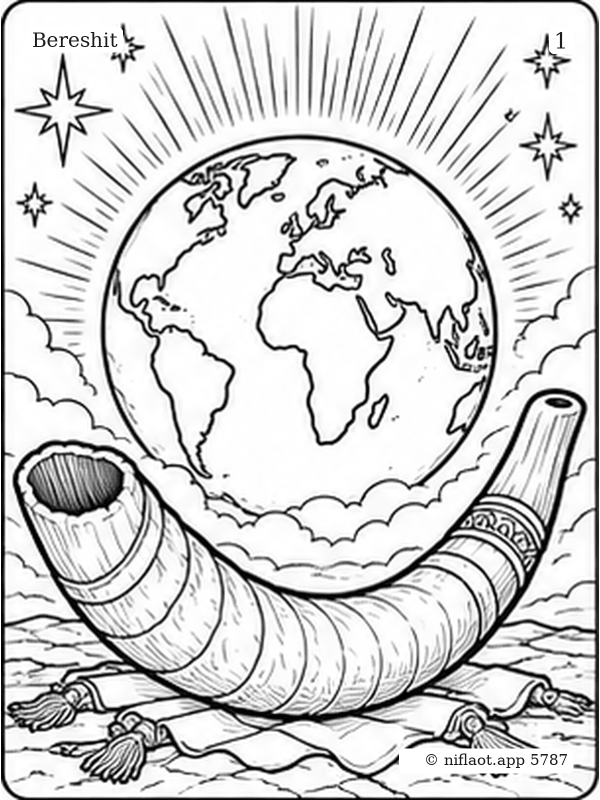
#> input picture src/lessons/01-baal-haturim-bereshit/memo/01.png, 1200 x 1600 px (shown at 1/2 size)
$ python -i memo-frame.py   (imports and definitions only)
#> lines starting #> are read from the running program, lines starting #| are printed output that depends on the picture; after the words box and inside, x2 and y2 are one past the last pixel; in counts of white or black regions, pixels touching at a corner belong together
#!/usr/bin/env python3
"""
Memo pictures → src/lessons/<lesson>/memo/NN.png: one size (1200×1600, portrait 3:4), white background,
and the three captions on every picture: the portion (top left), the number (top right), © (bottom right).

  # 12 separate files 01.png … 12.png (any size, portrait 3:4):
  python3 scripts/memo-frame.py <dir> src/lessons/01-baal-haturim-bereshit/memo Bereshit
  # or one sheet of 12 panels, 4 columns × 3 rows or 3 columns × 4 rows (or rows of different length, 4 + 5 + 3),
  # each with its own frame line:
  python3 scripts/memo-frame.py --sheet <sheet.png> src/lessons/01-baal-haturim-bereshit/memo Bereshit

Saved as 32-level grayscale PNG (line art). Needs Pillow and numpy.

  # the same pictures in colour for the screen (the game online; print keeps the line art):
  python3 scripts/memo-frame.py --color <dir> src/lessons/07-baal-haturim-lech-lecha/memo 'Lech Lecha'
  → memo/color/NN.webp, 600×800
"""
import sys
from pathlib import Path

import numpy as np
from PIL import Image, ImageDraw, ImageFont

FONT = '/usr/share/fonts/truetype/dejavu/DejaVuSerif.ttf'
FONT_I = '/usr/share/fonts/truetype/dejavu/DejaVuSerif-Italic.ttf'


# [5 lines left out: function font, not called in this run]


def lines(dark: np.ndarray, axis: int) -> list[int]:
    """Positions of the panels' frame lines along an axis: the long dark lines, merged (two per panel)."""
    counts = dark.sum(axis=axis)
    idx = [i for i in np.argsort(-counts) if counts[i] > dark.shape[axis] * 0.6]
    picked: list[int] = []
    for i in sorted(idx):
        if not picked or i - picked[-1] > 3:
            picked.append(int(i))
    # a sheet cropped right at the outer frame: its edges are the outer lines
    size = dark.shape[1 - axis]
    if not picked or picked[0] > size * 0.03:
        picked.insert(0, 0)
    if picked[-1] < size * 0.97:
        picked.append(size - 1)
    return picked


def panels(sheet: Path) -> list[Image.Image]:
    """The 12 panels of a sheet, row by row: the white gutters between the frames — rows across the whole sheet, then the
    panels inside each row (so rows of different length work too: 4 + 5 + 3); a sheet without gutters — by its frame lines."""
    im = Image.open(sheet).convert('RGB')
#> im is the input picture: PIL image 1200x1600 RGB; min 2, max 255, mean 211.5
    dark = np.array(im.convert('L')) < 100
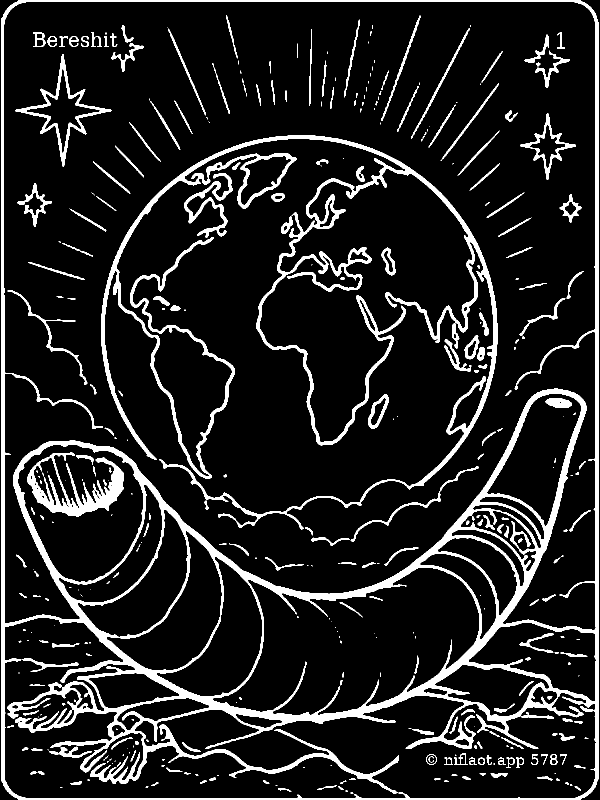
#> dark: shape (1600, 1200) bool (shown at 1/2 size); 11.9% white; 369 white regions (150 under 20 px), largest, box (x1, y1, x2, y2) and area: (2, 0, 1198, 1600) 123795, (203, 270, 995, 1059) 48397, (54, 905, 248, 1034) 7972
    out = [im.crop((x0, y0, x1, y1)) for y0, y1 in gutters(dark, 1) for x0, x1 in gutters(dark[y0:y1], 0)]
#> in gutters, `counts = dark.sum(axis=axis)`: counts = 1600 values, max 1131 at index 3, min 15 at index 24, mean 142.5
#> the loop in gutters, `for i, v in enumerate(list(ink) + [False]):` made 1601 passes
#> after the loop in gutters, `for i, v in enumerate(list(ink) + [False]):`: runs = [(0, 1600)]
#> the loop in gutters (call 2), `for i, v in enumerate(list(ink) + [False]):` made 1201 passes
#> out = 1 item
    if len(out) == 12:
        return out
    xs = lines(dark, 0)
#> in lines, `counts = dark.sum(axis=axis)`: counts = 1200 values, max 1544 at index 7, min 0 at index 0, mean 189.9
#> in lines, `idx = [i for i in np.argsort(-counts) if counts[i] > dark.shape[axis] ..`: idx = [7, 1192, 6, 1191, 5, 1193, 4, 3, 1194, 2, 1195, 1196, 1197, 8]
#> the loop in lines, `for i in sorted(idx):` made 14 passes
#> i on passes 1 to 12: 2, 3, 4, 5, 6, 7, 8, 1191, 1192, 1193, 1194, 1195
#> after the loop in lines, `for i in sorted(idx):`: picked = [2, 6, 1191, 1195]
#> xs = [2, 6, 1191, 1195]
    ys = lines(dark, 1)
#> the loop in lines (call 2), `for i in sorted(idx):` made 8 passes
#> ys = [0, 1596]
    cols, rows = len(xs) // 2, len(ys) // 2
#> cols = 2; rows = 1
    if len(xs) % 2 or len(ys) % 2 or (cols, rows) not in ((4, 3), (3, 4)):
#> (the run stopped early here; a loop or call above may not have finished)

$ run again, on src/lessons/01-baal-haturim-bereshit/memo/02.png
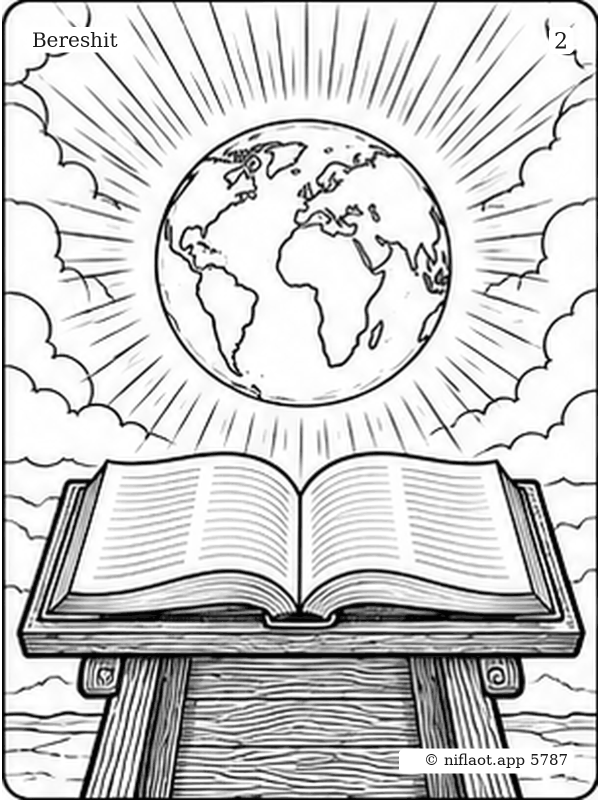
#> input picture src/lessons/01-baal-haturim-bereshit/memo/02.png, 1200 x 1600 px (shown at 1/2 size)
#> in panels, im is the input picture: PIL image 1200x1600 RGB; min 3, max 255, mean 206.2
#> in panels, `dark = np.array(im.convert('L')) < 100`:
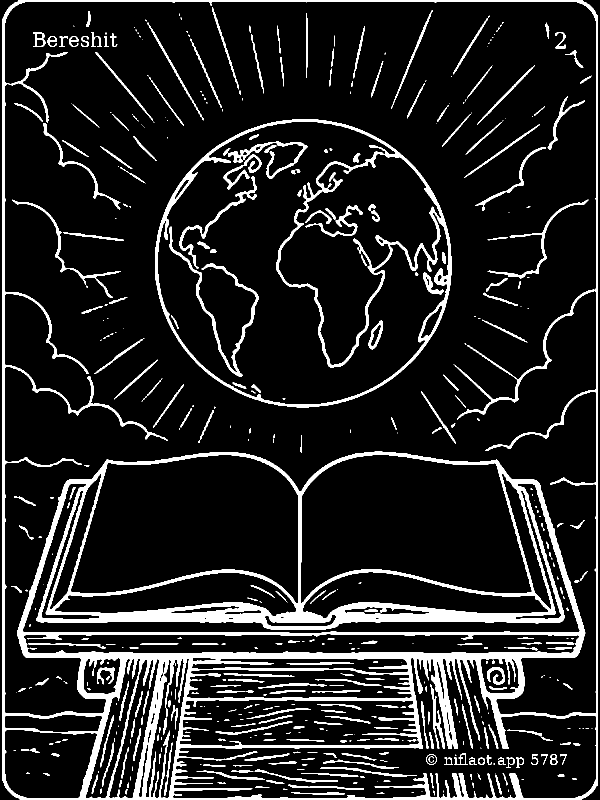
#> dark: shape (1600, 1200) bool (shown at 1/2 size); 12.2% white; 500 white regions (213 under 20 px), largest, box (x1, y1, x2, y2) and area: (4, 0, 1196, 1600) 153676, (310, 238, 903, 815) 20634, (338, 453, 517, 753) 3416
#> in gutters, `counts = dark.sum(axis=axis)`: counts = 1600 values, max 1145 at index 1267, min 11 at index 902, mean 145.9
#> the loop in gutters, `for i, v in enumerate(list(ink) + [False]):` made 1601 passes
#> after the loop in gutters, `for i, v in enumerate(list(ink) + [False]):`: runs = [(0, 1600)]
#> the loop in gutters (call 2), `for i, v in enumerate(list(ink) + [False]):` made 1201 passes
#> out = 1 item
#> in lines, `counts = dark.sum(axis=axis)`: counts = 1200 values, max 1543 at index 1193, min 0 at index 0, mean 194.5
#> idx = [1193, 1194, 1195, 8, 7, 6, 5, 4, 9]
#> the loop in lines, `for i in sorted(idx):` made 9 passes
#> i on passes 1 to 8: 4, 5, 6, 7, 8, 9, 1193, 1194
#> after the loop in lines, `for i in sorted(idx):`: picked = [4, 8, 1193]
#> the loop in lines (call 2), `for i in sorted(idx):` made 42 passes
#> i on passes 5 to 12: 1226, 1227, 1228, 1229, 1230, 1231, 1232, 1233
#> ys = [0, 1226, 1230, 1234, 1238, 1242, 1265, 1269, 1306, 1310, 1314, 1596]
#> cols = 1; rows = 6

$ run again, on src/lessons/01-baal-haturim-bereshit/memo/03.png
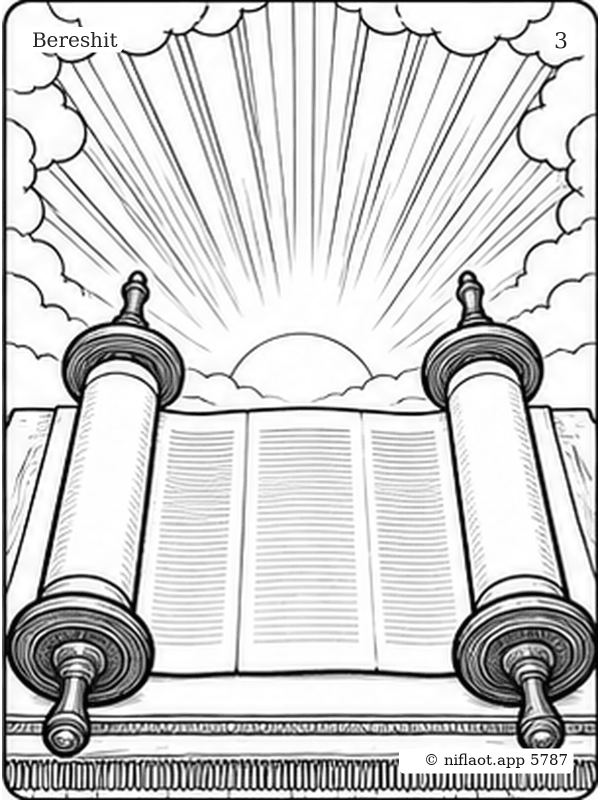
#> input picture src/lessons/01-baal-haturim-bereshit/memo/03.png, 1200 x 1600 px (shown at 1/2 size)
#> in panels, im is the input picture: PIL image 1200x1600 RGB; min 4, max 255, mean 208
#> in panels, `dark = np.array(im.convert('L')) < 100`:
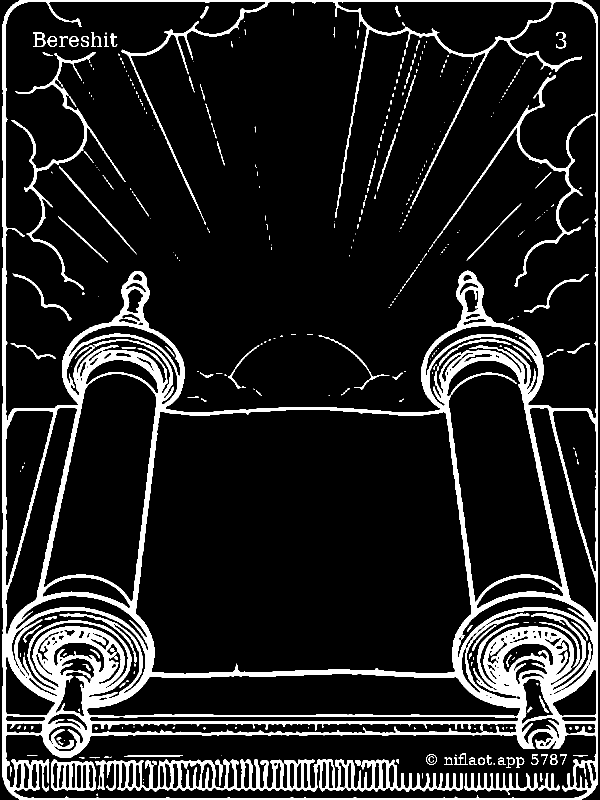
#> dark: shape (1600, 1200) bool (shown at 1/2 size); 12.4% white; 369 white regions (231 under 20 px), largest, box (x1, y1, x2, y2) and area: (4, 0, 1196, 1600) 188806, (191, 1519, 925, 1584) 17635, (22, 105, 251, 579) 5388
#> in gutters, `counts = dark.sum(axis=axis)`: counts = 1600 values, max 1131 at index 3, min 18 at index 526, mean 148.9
#> the loop in gutters, `for i, v in enumerate(list(ink) + [False]):` made 1601 passes
#> after the loop in gutters, `for i, v in enumerate(list(ink) + [False]):`: runs = [(0, 1600)]
#> the loop in gutters (call 2), `for i, v in enumerate(list(ink) + [False]):` made 1201 passes
#> out = 1 item
#> in lines, `counts = dark.sum(axis=axis)`: counts = 1200 values, max 1545 at index 11, min 0 at index 0, mean 198.5
#> idx = [11, 1193, 10, 1192, 1194, 9, 1195, 8, 7, 6, 5]
#> the loop in lines, `for i in sorted(idx):` made 11 passes
#> i on passes 1 to 8: 5, 6, 7, 8, 9, 10, 11, 1192
#> after the loop in lines, `for i in sorted(idx):`: picked = [5, 9, 1192]
#> the loop in lines (call 2), `for i in sorted(idx):` made 34 passes
#> i on passes 5 to 12: 1344, 1345, 1346, 1347, 1348, 1349, 1350, 1351
#> ys = [0, 1344, 1348, 1430, 1443, 1447, 1465, 1469, 1575, 1596]
#> cols = 1; rows = 5

$ run again, on src/lessons/01-baal-haturim-bereshit/memo/04.png
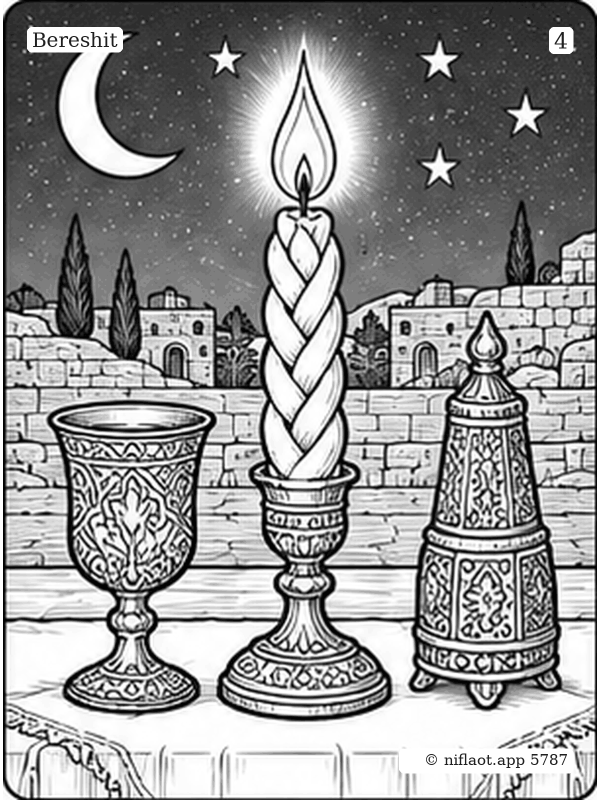
#> input picture src/lessons/01-baal-haturim-bereshit/memo/04.png, 1200 x 1600 px (shown at 1/2 size)
#> in panels, im is the input picture: PIL image 1200x1600 RGB; min 2, max 255, mean 149.9
#> in panels, `dark = np.array(im.convert('L')) < 100`:
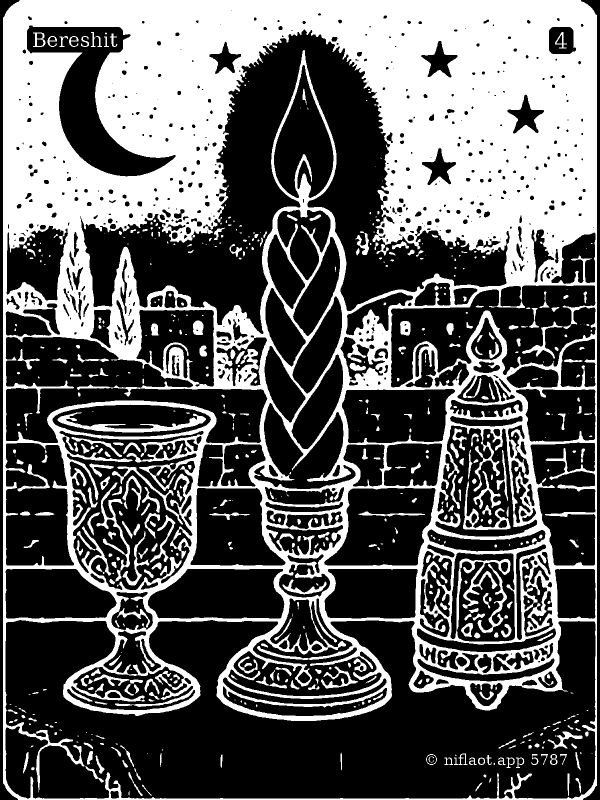
#> dark: shape (1600, 1200) bool (shown at 1/2 size); 37.3% white; 613 white regions (226 under 20 px), largest, box (x1, y1, x2, y2) and area: (6, 0, 1194, 1600) 661845, (115, 825, 412, 865) 3226, (193, 965, 260, 1163) 2066
#> in gutters, `counts = dark.sum(axis=axis)`: counts = 1600 values, max 1184 at index 48, min 31 at index 1501, mean 447.3
#> the loop in gutters, `for i, v in enumerate(list(ink) + [False]):` made 1601 passes
#> after the loop in gutters, `for i, v in enumerate(list(ink) + [False]):`: runs = [(0, 1600)]
#> the loop in gutters (call 2), `for i, v in enumerate(list(ink) + [False]):` made 1201 passes
#> out = 1 item
#> in lines, `counts = dark.sum(axis=axis)`: counts = 1200 values, max 1545 at index 10, min 0 at index 0, mean 596.4
#> idx = [10, 1191, 1192, 1193, 9, 8, 7, 6, 11, 1190]
#> the loop in lines, `for i in sorted(idx):` made 10 passes
#> i on passes 1 to 8: 6, 7, 8, 9, 10, 11, 1190, 1191
#> after the loop in lines, `for i in sorted(idx):`: picked = [6, 10, 1190]
#> ys = 112 values from 0 to 1597
#> cols = 1; rows = 56
